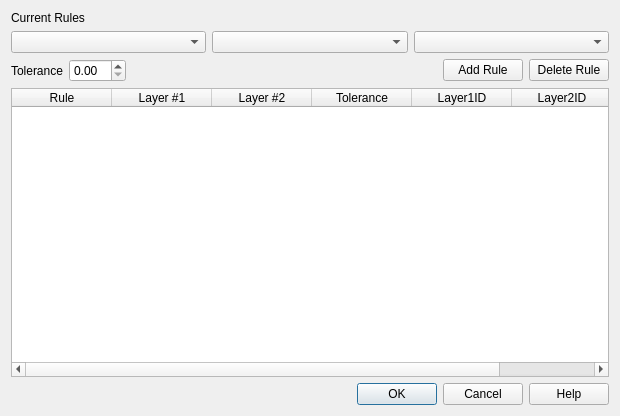
<?xml version="1.0" encoding="UTF-8"?>
<ui version="4.0">
 <class>rulesDialog</class>
 <widget class="QDialog" name="rulesDialog">
  <property name="geometry">
   <rect>
    <x>0</x>
    <y>0</y>
    <width>620</width>
    <height>416</height>
   </rect>
  </property>
  <property name="windowTitle">
   <string>Topology Rule Settings</string>
  </property>
  <layout class="QGridLayout" name="gridLayout">
   <item row="0" column="0">
    <widget class="QLabel" name="label">
     <property name="text">
      <string>Current Rules</string>
     </property>
    </widget>
   </item>
   <item row="1" column="0" colspan="2">
    <layout class="QHBoxLayout" name="horizontalLayout">
     <item>
      <widget class="QgsMapLayerComboBox" name="mLayer1Box"/>
     </item>
     <item>
      <widget class="QComboBox" name="mRuleBox">
       <property name="sizeAdjustPolicy">
        <enum>QComboBox::AdjustToContents</enum>
       </property>
      </widget>
     </item>
     <item>
      <widget class="QgsMapLayerComboBox" name="mLayer2Box">
       <property name="currentText">
        <string/>
       </property>
       <property name="currentIndex">
        <number>-1</number>
       </property>
      </widget>
     </item>
    </layout>
   </item>
   <item row="2" column="0" colspan="2">
    <layout class="QHBoxLayout" name="horizontalLayout_5">
     <item>
      <layout class="QHBoxLayout" name="horizontalLayout_3">
       <item>
        <widget class="QLabel" name="mToleranceLabel">
         <property name="text">
          <string>Tolerance</string>
         </property>
        </widget>
       </item>
       <item>
        <widget class="QDoubleSpinBox" name="mToleranceBox"/>
       </item>
      </layout>
     </item>
     <item>
      <spacer name="horizontalSpacer_2">
       <property name="orientation">
        <enum>Qt::Horizontal</enum>
       </property>
       <property name="sizeHint" stdset="0">
        <size>
         <width>40</width>
         <height>20</height>
        </size>
       </property>
      </spacer>
     </item>
     <item>
      <layout class="QHBoxLayout" name="horizontalLayout_4">
       <item>
        <widget class="QPushButton" name="mAddTestButton">
         <property name="text">
          <string>Add Rule</string>
         </property>
        </widget>
       </item>
      </layout>
     </item>
     <item>
      <widget class="QPushButton" name="mDeleteTestButton">
       <property name="text">
        <string>Delete Rule</string>
       </property>
      </widget>
     </item>
    </layout>
   </item>
   <item row="3" column="0" colspan="2">
    <widget class="QTableWidget" name="mRulesTable">
     <column>
      <property name="text">
       <string>Rule</string>
      </property>
     </column>
     <column>
      <property name="text">
       <string>Layer #1</string>
      </property>
     </column>
     <column>
      <property name="text">
       <string>Layer #2</string>
      </property>
     </column>
     <column>
      <property name="text">
       <string>Tolerance</string>
      </property>
     </column>
     <column>
      <property name="text">
       <string>Layer1ID</string>
      </property>
     </column>
     <column>
      <property name="text">
       <string>Layer2ID</string>
      </property>
     </column>
    </widget>
   </item>
   <item row="4" column="0" colspan="2">
    <widget class="QDialogButtonBox" name="buttonBox">
     <property name="orientation">
      <enum>Qt::Horizontal</enum>
     </property>
     <property name="standardButtons">
      <set>QDialogButtonBox::Cancel|QDialogButtonBox::Help|QDialogButtonBox::Ok</set>
     </property>
    </widget>
   </item>
  </layout>
 </widget>
 <customwidgets>
  <customwidget>
   <class>QgsMapLayerComboBox</class>
   <extends>QComboBox</extends>
   <header>qgsmaplayercombobox.h</header>
  </customwidget>
 </customwidgets>
 <tabstops>
  <tabstop>mLayer1Box</tabstop>
  <tabstop>mRuleBox</tabstop>
  <tabstop>mLayer2Box</tabstop>
  <tabstop>mToleranceBox</tabstop>
  <tabstop>mAddTestButton</tabstop>
  <tabstop>mDeleteTestButton</tabstop>
  <tabstop>mRulesTable</tabstop>
 </tabstops>
 <resources/>
 <connections>
  <connection>
   <sender>buttonBox</sender>
   <signal>accepted()</signal>
   <receiver>rulesDialog</receiver>
   <slot>accept()</slot>
   <hints>
    <hint type="sourcelabel">
     <x>506</x>
     <y>369</y>
    </hint>
    <hint type="destinationlabel">
     <x>289</x>
     <y>194</y>
    </hint>
   </hints>
  </connection>
  <connection>
   <sender>buttonBox</sender>
   <signal>rejected()</signal>
   <receiver>rulesDialog</receiver>
   <slot>reject()</slot>
   <hints>
    <hint type="sourcelabel">
     <x>506</x>
     <y>369</y>
    </hint>
    <hint type="destinationlabel">
     <x>289</x>
     <y>194</y>
    </hint>
   </hints>
  </connection>
 </connections>
</ui>
